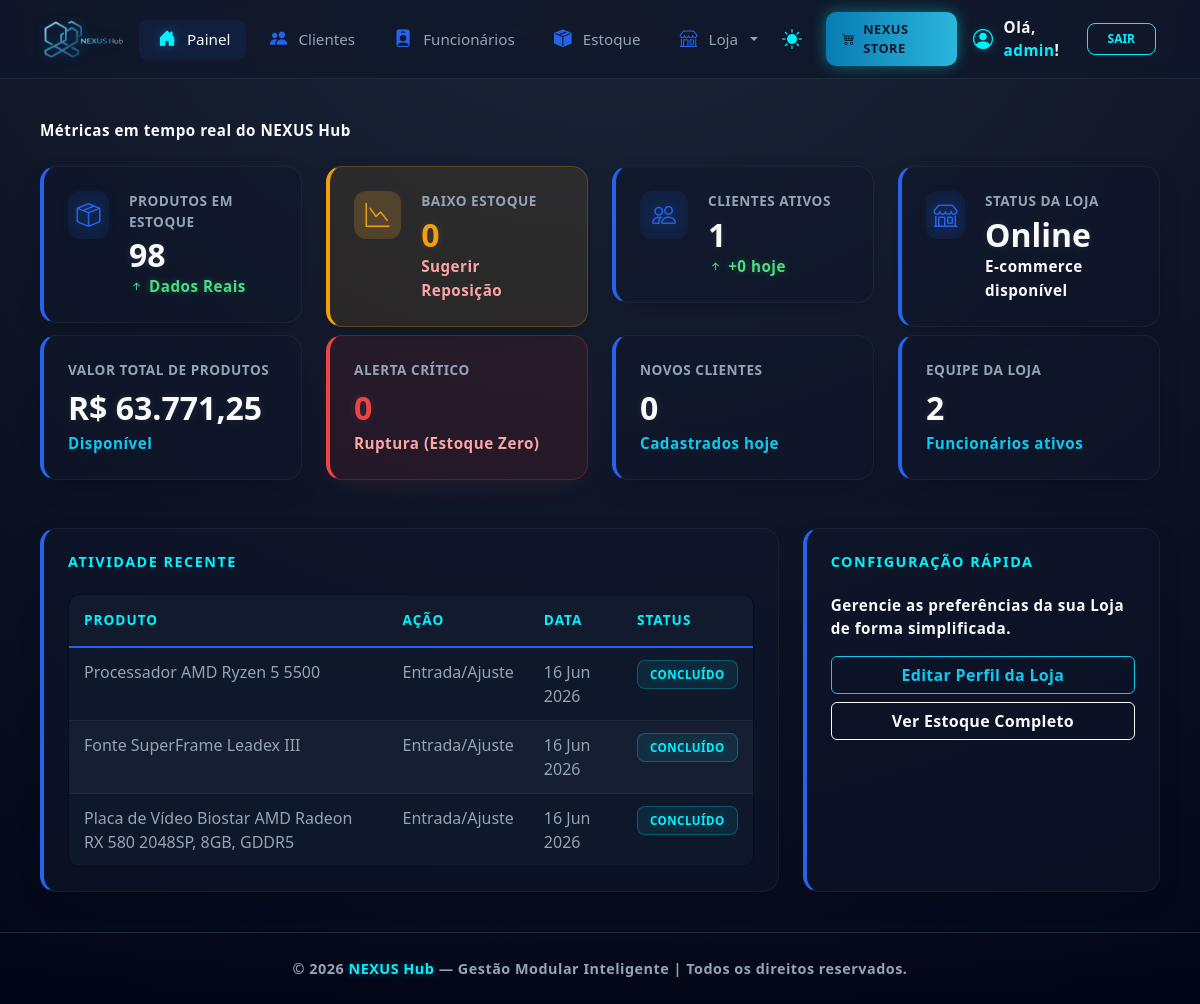
Page /nexushub/dashboard/painel/ (signed in) on the earlier database version.
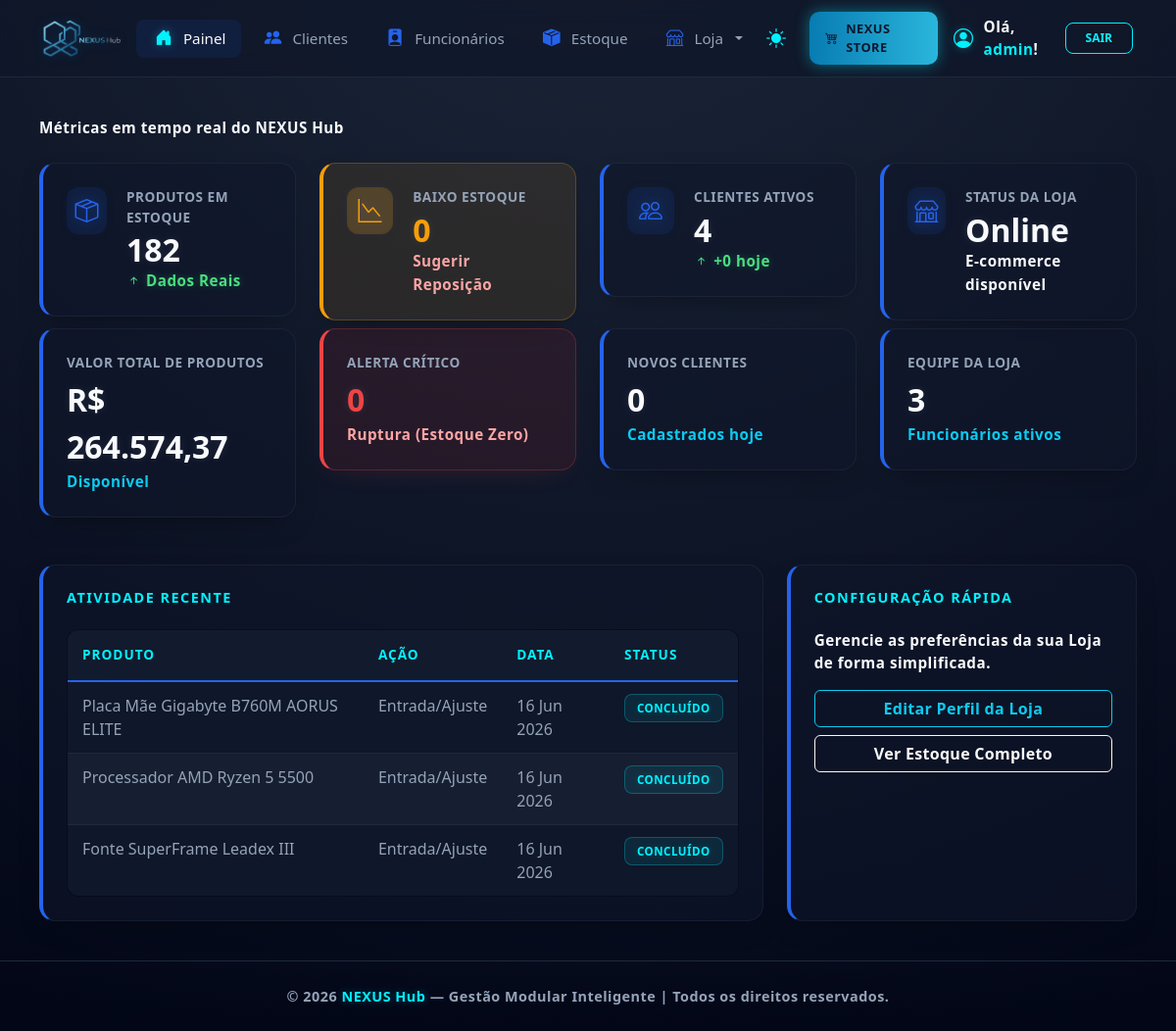
Same page on the later database version.
### dashboard/models.py (models this page shows, shortened)
class Produto(models.Model):
    loja = models.ForeignKey(Loja, on_delete=models.CASCADE)
    categoria = models.ForeignKey('Categoria', on_delete=models.SET_NULL, null=True, blank=True)
    nome = models.CharField(max_length=255)
    descricao = models.TextField()
    preco = models.DecimalField(max_digits=10, decimal_places=2)
    estoque = models.IntegerField(default=0)
    estoque_minimo = models.IntegerField(default=5)
    ativo = models.BooleanField(default=True)
    data_criacao = models.DateTimeField(auto_now_add=True)
    em_oferta = models.BooleanField(default=False, verbose_name="Ativar Promoção?")
    preco_promocional = models.DecimalField(
        max_digits=10,
        decimal_places=2,
        null=True,
        blank=True,
        verbose_name="Preço com Desconto"
    )

### dashboard/views.py (the view, shortened to what this page needs)
# urls.py: path('dashboard/painel/', views.dashboard_view, name='dashboard'),
@login_required(login_url='login_view')
def dashboard_view(request):
    loja_usuario = None
    if request.user.is_superuser:
        produtos_queryset = Produto.objects.all()
        clientes_queryset = Cliente.objects.all()
        total_funcionarios = Funcionario.objects.count()
        loja_usuario = Loja.objects.first()
    total_itens = produtos_queryset.aggregate(total=Sum('estoque'))['total'] or 0
    valor_bruto = produtos_queryset.aggregate(total=Sum(F('preco') * F('estoque')))['total'] or 0
    valor_estoque_formatado = f"{valor_bruto:,.2f}".replace(",", "X").replace(".", ",").replace("X", ".")
    baixo_estoque = produtos_queryset.filter(estoque__gt=0, estoque__lte=F('estoque_minimo')).count()
    alertas_criticos = produtos_queryset.filter(estoque__lte=0).count()
    total_clientes_ativos = clientes_queryset.count()
    hoje_inicio = timezone.localtime(timezone.now()).replace(hour=0, minute=0, second=0, microsecond=0)
    novos_clientes_hoje = clientes_queryset.filter(data_cadastro__gte=hoje_inicio).count()
    produtos_recentes = produtos_queryset.order_by('-id')[:5]
    context = {
        'total_itens': total_itens,
        'valor_estoque': valor_estoque_formatado,  # String perfeitamente formatada
        'baixo_estoque':baixo_estoque,
        'alertas_criticos': alertas_criticos,
        'total_clientes_ativos': total_clientes_ativos,
        'total_funcionarios': total_funcionarios,
        'novos_clientes_hoje': novos_clientes_hoje,
        'produtos': produtos_recentes,
        'loja_status': "Online",
        'hoje': hoje_inicio.date(),
        'loja_usuario': loja_usuario,
    }
    print("--- DEBUG NEXUS HUB ---")
    print(f"Usuário: {request.user.username} | Loja detetada: {loja_usuario}")
    return render(request, 'dashboard.html', context)

### dashboard/models.py (called while the page is built)
    def __str__(self):
        return self.nome

### dashboard/templates/dashboard.html (shortened to what the changed rows need)
{% extends "base.html" %}
{% load humanize %}
{% block content %}
<div class="dashboard-container">
    <div class="row g-4 mb-2">
        <div class="col-md-3">
            <div class="stat-card">
                <div class="stat-content">
                    <span class="stat-label">Produtos em Estoque</span>
                    <h3 class="stat-value">{{ total_itens|intcomma }}</h3>
                    <span class="stat-trend trend-up"><i class="bi bi-arrow-up-short"></i> Dados Reais</span>
                </div>
            </div>
        </div>
        <div class="col-md-3">
            <div class="stat-card">
                <div class="stat-content">
                    <span class="stat-label">Clientes Ativos</span>
                    <h3 class="stat-value">{{ total_clientes_ativos|default:"0" }}</h3>
                    <span class="stat-trend trend-up"><i class="bi bi-arrow-up-short"></i> +{{ novos_clientes_hoje|default:"0" }} hoje</span>
                </div>
            </div>
        </div>
    </div>
    <div class="row g-4 mb-5">
        <div class="col-md-3">
            <div class="metric-card">
                <div class="metric-label">Valor Total de Produtos</div>
                <div class="metric-value">R$ {{ valor_estoque }}</div>
                <div class="text-info">Disponível</div>
            </div>
        </div>
        <div class="col-md-3">
            <div class="metric-card">
                <div class="metric-label">Equipe da Loja</div>
                <div class="metric-value">{{ total_funcionarios|default:"0" }}</div>
                <div class="text-info">Funcionários ativos</div>
            </div>
        </div>
    </div>
    <div class="row g-4">
        <div class="col-lg-8">
            <div class="metric-card h-100">
                <div class="table-responsive">
                    <table class="table nexus-table mb-0">
                        <thead>
                            <tr>
                                <th>Produto</th>
                                <th>Ação</th>
                                <th>Data</th>
                                <th>Status</th>
                            </tr>
                        </thead>
                        <tbody>
                            {% for produto in produtos|slice:":3" %}
                            <tr>
                                <td>{{ produto.nome }}</td>
                                <td>Entrada/Ajuste</td>
                                <td>{{ hoje|date:"d M Y" }}</td>
                                <td><span class="badge-nexus badge-online">Concluído</span></td>
                            </tr>
                            {% empty %}
                            <tr>
                                <td colspan="4" class="text-center text-muted py-3">Sem atividades recentes</td>
                            </tr>
                            {% endfor %}
                        </tbody>
                    </table>
                </div>
            </div>
        </div>
    </div>
</div>
{% endblock %}

Differences in the rows shown:
no longer on this page (row edited): Produto: nome "Placa de Vídeo Biostar AMD Radeon RX 580 2048SP, 8GB, GDDR5", hoje "16 Jun 2026"
added Produto: nome "Placa Mãe Gigabyte B760M AORUS ELITE", hoje "16 Jun 2026"
Other differences:
{{ total_itens|intcomma }}: "98" → "182"
{{ total_clientes_ativos|default:"0" }}: "1" → "4"
{{ valor_estoque }}: "63.771,25" → "264.574,37"
{{ total_funcionarios|default:"0" }}: "2" → "3"
